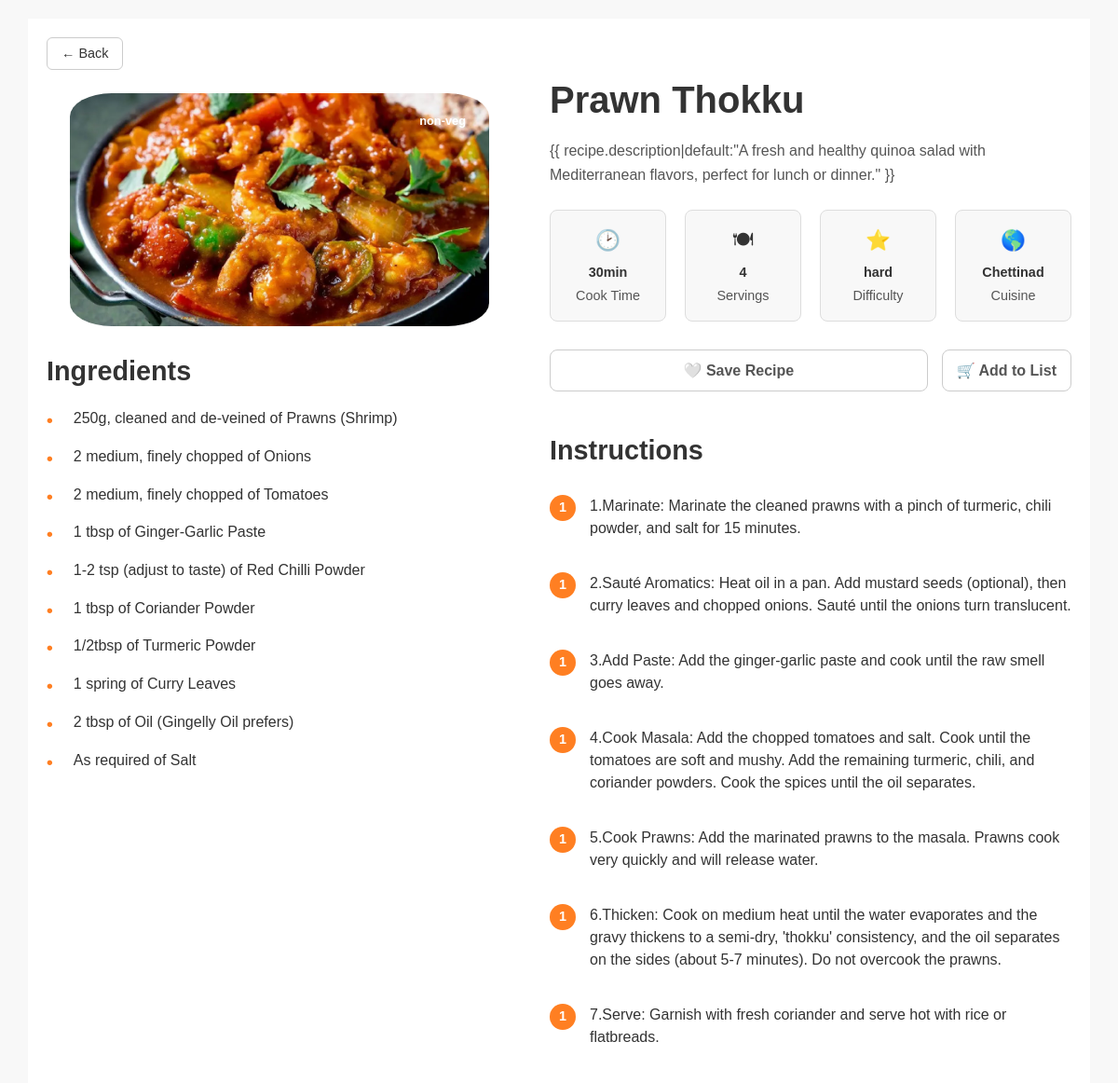
Page /recipe/5/ (signed in) on the committed database.
### recipes/models.py (models this page shows, shortened)
class Recipe(models.Model):
    CATEGORY_CHOICES = [
        ('veg', 'Veg'),
        ('non-veg', 'Non-Veg'),
    ]
    MEAL_CHOICES = [
        ('breakfast', 'Breakfast'),
        ('lunch', 'Lunch'),
        ('dinner', 'Dinner'),
    ]
    RECIPE_TYPE_CHOICES = [
        ('sweet', 'Sweet'),
        ('meals', 'Meals'),
        ('side', 'Side Dish'),
        ('snacks', 'Snacks'),
    ]
    DIFFICULTY_CHOICES = [
        ('easy', 'Easy'),
        ('medium', 'Medium'),
        ('hard', 'Hard'),
    ]
    name = models.CharField(max_length=200)
    short_description = models.TextField()
    instructions = models.TextField()
    image = models.ImageField(upload_to='recipes/')
    category = models.CharField(max_length=20, choices=CATEGORY_CHOICES)
    meal_time = models.CharField(max_length=20, choices=MEAL_CHOICES)
    recipe_type = models.CharField(max_length=20, choices=RECIPE_TYPE_CHOICES)
    created_by = models.ForeignKey(User, on_delete=models.CASCADE)
    cook_time = models.CharField(
        max_length=50,
        help_text="e.g., '25 min', '1 hr 15 min'"
    )
    servings = models.IntegerField(
        default=4,
        help_text="Number of people this recipe serves"
    )
    difficulty = models.CharField(
        max_length=20,
        choices=DIFFICULTY_CHOICES,
        default='easy'
    )
    cuisine = models.CharField(
        max_length=100,
        help_text="e.g., 'Mediterranean', 'Indian', 'Italian'"
    )

class Ingredient(models.Model):
    recipe = models.ForeignKey(Recipe, on_delete=models.CASCADE, related_name='ingredients_list')
    name = models.CharField(max_length=100)
    quantity = models.CharField(max_length=50, help_text="e.g., '1 cup', '2 large', '1 tsp'")
    def __str__(self):
        return f"{self.quantity} of {self.name}"

### recipes/views.py (the view)
# urls.py: path('recipe/<int:id>/', views.recipe_detail, name='recipe_detail'),
@login_required(login_url='/accounts/signup/')
def recipe_detail(request, id):
    recipe = get_object_or_404(Recipe, id=id)
    ingredients = recipe.ingredients_list.all()
    if recipe.instructions:
        instructions_list = [step.strip() for step in recipe.instructions.split('\n') if step.strip()]
    else:
        instructions_list = []
    is_favorite = False
    if request.user.is_authenticated:
        is_favorite = Favorite.objects.filter(user=request.user, recipe_id=recipe.id).exists()
    context = {
        "recipe": recipe,
        "ingredients": ingredients,
        "instructions_list": instructions_list,
        "is_favorite": is_favorite,
    }
    return render(request, "recipes/recipe_detail.html", context)

### recipes/templates/recipes/recipe_detail.html (shortened to what this page needs)
{% load static %}
<!DOCTYPE html>
<html lang="en">
  <head>
    <link rel="stylesheet" href="{% static 'style.css' %}" />
  </head>
  <body>
      <div class="container">
        <a href="javascript:history.back()" class="back-link">← Back</a>
        <div class="content-layout">
          <div class="left-panel">
            {% if recipe.image %}
            <div class="image-container">
              <img
                src="{{ recipe.image.url }}"
                alt="{{ recipe.name }}"
                class="recipe-image"
              />
              <span class="category-tag"
                >{{ recipe.category|default:"Vegetarian" }}</span
              >
            </div>
            {% endif %}
            <div class="ingredients-container">
              <h3>Ingredients</h3>
              <ul class="ingredients-list">
                {% for ingredient in ingredients %}
                <li>{{ ingredient }}</li>
                {% endfor %}
              </ul>
            </div>
          </div>
          <div class="right-panel">
            <h1 class="recipe-title">{{ recipe.name }}</h1>
            <p class="recipe-description">
              {{ recipe.description|default:"A fresh and healthy quinoa salad
              with Mediterranean flavors, perfect for lunch or dinner." }}
            </p>
            <div class="details-grid">
              <div class="detail-card">
                <div class="detail-icon">🕑</div>
                <div class="detail-value">
                  {{ recipe.cook_time|default:"25 min" }}
                </div>
                Cook Time
              </div>
              <div class="detail-card">
                <div class="detail-icon">🍽</div>
                <div class="detail-value">
                  {{ recipe.servings|default:"4 Servings" }}
                </div>
                Servings
              </div>
              <div class="detail-card">
                <div class="detail-icon">⭐</div>
                <div class="detail-value">
                  {{ recipe.difficulty|default:"Easy" }}
                </div>
                Difficulty
              </div>
              <div class="detail-card">
                <div class="detail-icon">🌎</div>
                <div class="detail-value">
                  {{ recipe.cuisine|default:"Cuisine" }}
                </div>
                Cuisine
              </div>
            </div>
            <div class="recipe-actions">
              <button id="fav-btn-{{ recipe.id }}" class="btn-favorite {% if is_favorite %}saved{% endif %}"  onclick="toggleDetailFavorite({{ recipe.id }})">
                {% if is_favorite %} ❤️ Saved to Favorites {% else %} 🤍 Save Recipe {% endif %} </button>
                <form action="{% url 'add_recipe_ingredients_to_list' recipe.id %}" method="post" style="display: inline;">
                <button type="submit" class="btn-shopping-list" title="Add ingredients to shopping list"> 🛒 Add to List </button>
              </form>
            </div>
            <div class="instructions-container">
              <h3>Instructions</h3>
              <ol class="instructions-list">
                {% for instruction in instructions_list %}
                <li>
                  <div>{{ instruction }}</div>
                </li>
                {% endfor %}
              </ol>
            </div>
          </div>
        </div>
      </div>
  </body>
</html>

### static/style.css (style rules this page uses)
:root { --primary-color: #ff5722; --secondary-color: #333; --text-color: #555; --light-bg: #f8f8f8; --white: #fff; --card-shadow: 0 4px 8px rgba(0, 0, 0, 0.05); }
html { scroll-behavior: smooth; }
* { box-sizing: border-box; margin: 0; padding: 0; }
body { font-family: Arial, sans-serif; line-height: 1.6; background-color: var(--light-bg); color: var(--text-color); }
a { text-decoration: none; color: var(--primary-color); transition: color 0.2s ease; }
h1, h2, h3 { color: var(--secondary-color); margin-bottom: 0.5em; }
.image-container { margin: 25px; border-radius: 15px; position: relative; height: 250px; overflow: hidden; }
.image-container img { width: 100%; height: 250px; object-fit: cover; }
.category-tag { position: absolute; top: 15px; right: 15px; padding: 5px 10px; border-radius: 5px; color: var(--white); font-size: 0.8em; font-weight: bold; }
.back-link { display: inline-flex; align-items: center; gap: 8px; padding: 5px 15px; border-radius: 6px; background: transparent; color: var(--secondary-color); border: 1px solid #ccc; font-size: 0.9em; font-weight: 500; text-decoration: none; transition: all 0.2s ease; }
.container { max-width: 1100px; margin: 20px auto; padding: 20px; background-color: var(--white); box-shadow: none; line-height: 1.6; }
.content-layout { display: flex; gap: 40px; }
.left-panel { flex: 0 0 500px; }
.right-panel { flex: 1; }
.recipe-image { width: 70%; height: 500px; object-fit: cover; border-radius: 10%; }
.recipe-title { font-size: 2.5em; font-weight: bold; color: var(--secondary-color); margin-bottom: 10px; }
.recipe-description { font-size: 1em; color: var(--text-color); margin-bottom: 25px; }
.details-grid { display: flex; gap: 20px; margin-bottom: 30px; flex-wrap: wrap; }
.detail-card { flex: 1; text-align: center; padding: 15px 10px; border: 1px solid #ddd; border-radius: 8px; background-color: var(--light-bg); box-shadow: none; font-size: 0.9em; color: var(--text-color); }
.detail-icon { font-size: 1.5em; color: var(--secondary-color); margin-bottom: 5px; }
.detail-value { font-weight: bold; color: var(--secondary-color); font-size: 1em; margin-bottom: 2px; }
.recipe-actions { margin-bottom: 40px; display: flex; gap: 15px; flex-wrap: wrap; }
.recipe-actions button { flex-grow: 1; background: none; border: 1px solid #ccc; color: var(--text-color); padding: 12px 15px; border-radius: 8px; cursor: pointer; display: inline-flex; justify-content: center; align-items: center; gap: 8px; font-size: 1em; font-weight: 600; transition: background-color 0.2s, color 0.2s; }
.btn-favorite { background-color: #f8f9fa; color: #333; border: 1px solid #ddd; }
.btn-shopping-list { background-color: #28a745; color: white; border: 1px solid #28a745; }
.ingredients-container h3, .instructions-container h3 { font-size: 1.8em; font-weight: bold; color: var(--secondary-color); margin-bottom: 15px; border-bottom: none; padding-bottom: 0; }
.ingredients-list li { margin-bottom: 10px; color: var(--secondary-color); display: flex; align-items: flex-start; font-size: 1em; }
.ingredients-list li::before { content: '•'; color: #ff7f22; font-weight: bold; display: inline-block; width: 1em; margin-right: 0.5em; font-size: 1.2em; }
.instructions-list li { margin-bottom: 15px; padding: 10px 0; line-height: 1.5; display: flex; align-items: flex-start; font-size: 1em; color: var(--secondary-color); }
.instructions-list li::before { content: counter(step-counter); counter-increment: step-counter; background: #ff7f22; color: white; border-radius: 50%; min-width: 28px; height: 28px; display: inline-flex; justify-content: center; align-items: center; margin-right: 15px; font-weight: bold; flex-shrink: 0; font-size: 0.9em; }
@media screen and (max-width: 1200px) { .container { max-width: 95%; } }

### rows in the picture
Recipe: image (picture), category "non-veg", name "Prawn Thokku", cook_time "30min", servings "4", difficulty "hard", cuisine "Chettinad"
Ingredient: quantity+name "250g, cleaned and de-veined of Prawns (Shrimp)"
Ingredient: quantity+name "2 medium, finely chopped of Onions"
Ingredient: quantity+name "2 medium, finely chopped of Tomatoes"
Ingredient: quantity+name "1 tbsp of Ginger-Garlic Paste"
Ingredient: quantity+name "1-2 tsp (adjust to taste) of Red Chilli Powder"
Ingredient: quantity+name "1 tbsp of Coriander Powder"
Ingredient: quantity+name "1/2tbsp of Turmeric Powder"
Ingredient: quantity+name "1 spring of Curry Leaves"
Ingredient: quantity+name "2 tbsp of Oil (Gingelly Oil prefers)"
Ingredient: quantity+name "As required of Salt"

### other values in the picture
{{ instruction }} "1.Marinate: Marinate the cleaned prawns with a pinch of turmeric, chili powder, and salt for 15 minutes." "2.Sauté Aromatics: Heat oil in a pan. Add mustard seeds (optional), then curry leaves and chopped onions. Sauté until the onions turn translucent." "3.Add Paste: Add the ginger-garlic paste and cook until the raw smell goes away." "4.Cook Masala: Add the chopped tomatoes and salt. Cook until the tomatoes are soft and mushy. Add the remaining turmeric, chili, and coriander powders. Cook the spices until the oil separates." "5.Cook Prawns: Add the marinated prawns to the masala. Prawns cook very quickly and will release water." "7.Serve: Garnish with fresh coriander and serve hot with rice or flatbreads."
